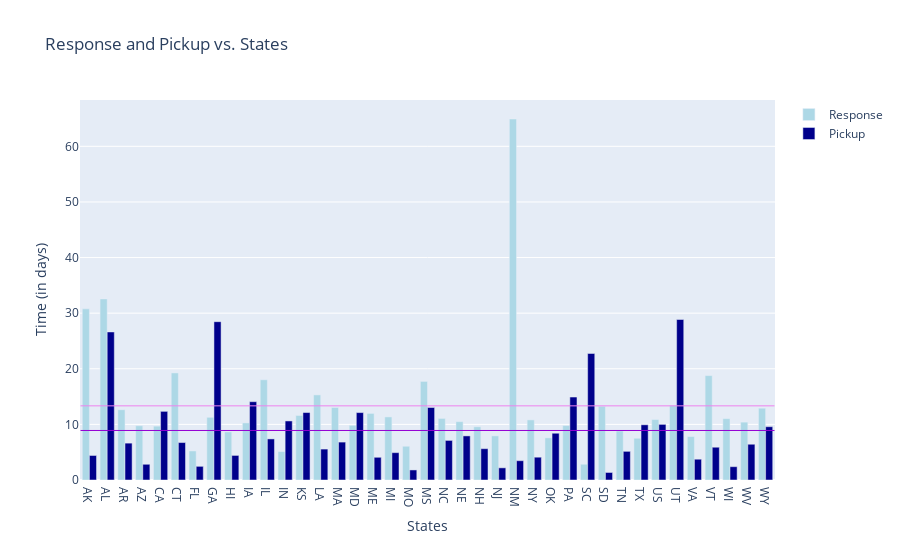

Write notebook code for a chart like this one.
### Code cell
from plotly.subplots import make_subplots
fig_b = make_subplots(rows=1, cols=1)

# Add figure 1 to subplot 1
fig_b.add_trace(fig3.update(marker_color='lightblue'), row=1, col=1)

# Add figure 2 to subplot 1
fig_b.add_trace(fig4.update(marker_color='darkblue'), row=1, col=1)


fig_b.update_layout(xaxis_title='States', 
                  yaxis_title='Time (in days)',
                  title = "Response and Pickup vs. States",
                 showlegend=True)

avg_3 = np.mean(grouped3.values / pd.Timedelta(days=1))
fig_b.add_shape(
    type='line',
    x0=-0.5,
    y0=avg_3,
    x1=len(grouped3.index)-0.5,
    y1=avg_3,
    line=dict(color='violet', width=1)
)

avg_4 = np.mean(grouped4.values / pd.Timedelta(days=1))
fig_b.add_shape(
    type='line',
    x0=-0.5,
    y0=avg_4,
    x1=len(grouped4.index)-0.5,
    y1=avg_4,
    line=dict(color='darkviolet', width=1)
)


# Show the combined figure
fig_b.show()

### Figure 1 — Plotly figure (JSON) as saved in the notebook; plotly's stock layout.template omitted (floating-point values rounded to 4 significant figures)
{"data": [{"marker": {"color": "lightblue"}, "name": "Response", "type": "bar", "x": ["AK", "AL", "AR", "AZ", "CA", "CT", "FL", "GA", "HI", "IA", "IL", "IN", "KS", "LA", "MA", "MD", "ME", "MI", "MO", "MS", "NC", "NE", "NH", "NJ", "NM", "NY", "OK", "PA", "SC", "SD", "TN", "TX", "US", "UT", "VA", "VT", "WI", "WV", "WY"], "xaxis": "x", "y": [30.77, 32.56, 12.64, 9.758, 9.685, 19.25, 5.223, 11.27, 8.661, 10.27, 18.03, 5.114, 11.6, 15.3, 13.04, 9.834, 11.98, 11.34, 6.069, 17.73, 11.07, 10.5, 9.572, 7.936, 64.91, 10.81, 7.583, 9.788, 2.834, 13.26, 8.818, 7.505, 10.87, 13.44, 7.813, 18.78, 11.04, 10.4, 12.91], "yaxis": "y"}, {"marker": {"color": "darkblue"}, "name": "Pickup", "type": "bar", "x": ["AK", "AL", "AR", "AZ", "CA", "CT", "FL", "GA", "HI", "IA", "IL", "IN", "KS", "LA", "MA", "MD", "ME", "MI", "MO", "MS", "NC", "NE", "NH", "NJ", "NM", "NY", "OK", "PA", "SC", "SD", "TN", "TX", "US", "UT", "VA", "VT", "WI", "WV", "WY"], "xaxis": "x", "y": [4.41, 26.62, 6.63, 2.828, 12.34, 6.734, 2.457, 28.47, 4.42, 14.08, 7.387, 10.62, 12.13, 5.562, 6.816, 12.12, 4.084, 4.917, 1.807, 13.04, 7.119, 7.929, 5.63, 2.188, 3.473, 4.102, 8.409, 14.92, 22.75, 1.353, 5.153, 9.93, 10.0, 28.86, 3.738, 5.894, 2.394, 6.43, 9.585], "yaxis": "y"}], "layout": {"autosize": true, "shapes": [{"line": {"color": "violet", "width": 1}, "type": "line", "x0": -0.5, "x1": 38.5, "y0": 13.33, "y1": 13.33}, {"line": {"color": "darkviolet", "width": 1}, "type": "line", "x0": -0.5, "x1": 38.5, "y0": 8.906, "y1": 8.906}], "showlegend": true, "title": {"text": "Response and Pickup vs. States"}, "xaxis": {"anchor": "y", "autorange": true, "domain": [0, 1], "range": [-0.5245, 38.52], "title": {"text": "States"}, "type": "category"}, "yaxis": {"anchor": "x", "autorange": true, "domain": [0, 1], "range": [0, 68.33], "title": {"text": "Time (in days)"}, "type": "linear"}}}
